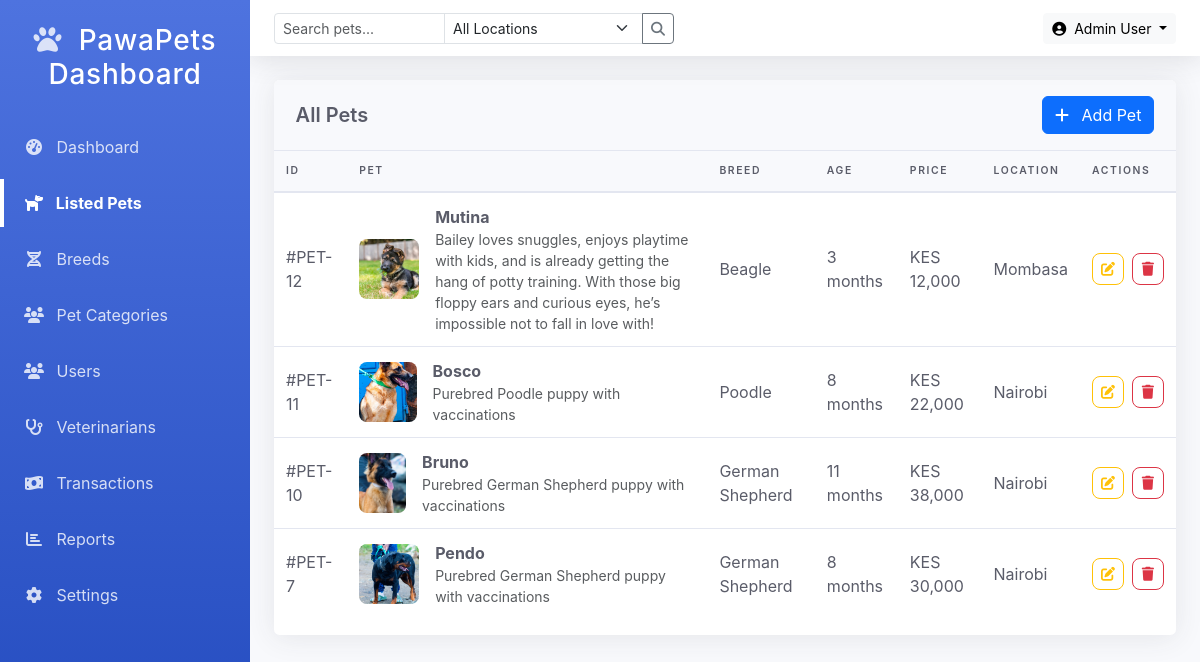
/Admin/listed-pets.php (signed in), run on an earlier commit of the app's database.
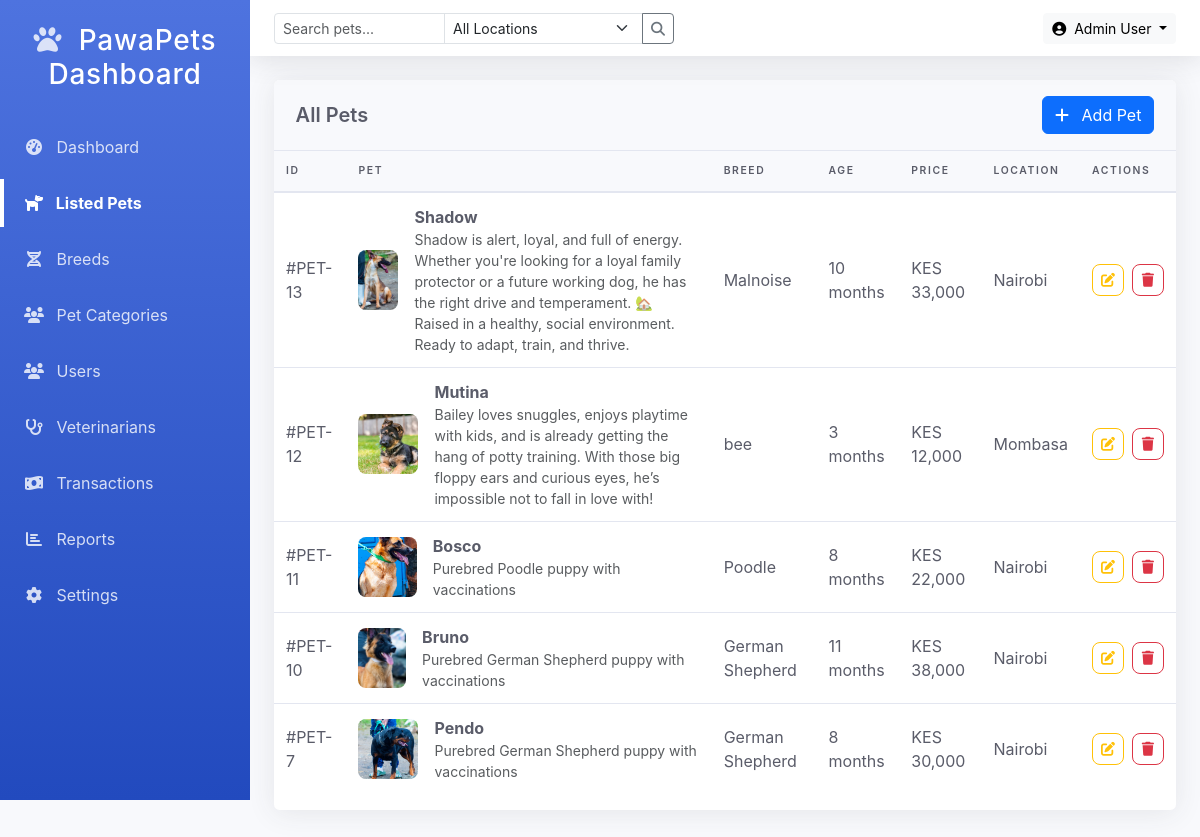
And on a later commit of the database.
### tables this page shows
CREATE TABLE `puppy_listing` (
  `puppy_id` int(11) NOT NULL,
  `category_id` int(11) NOT NULL,
  `breed_id` int(11) NOT NULL,
  `puppy_name` varchar(100) NOT NULL,
  `puppy_age` int(11) NOT NULL,
  `puppy_location` varchar(100) NOT NULL,
  `price` decimal(10,2) NOT NULL,
  `puppy_desc` varchar(255) NOT NULL,
  `created_at` timestamp NOT NULL DEFAULT current_timestamp()
);

CREATE TABLE `puppy_breed` (
  `breed_id` int(11) NOT NULL,
  `breed_name` varchar(100) NOT NULL
);

### Admin/functions/functions.php (called while the page is built, shortened)
<?php
function searchPets($search_query = null, $age = null, $location = null) {
    global $con;
    $query = "
        SELECT p.*, b.breed_name,
               GROUP_CONCAT(i.image_url) AS images
        FROM puppy_listing p
        LEFT JOIN puppy_breed b ON p.breed_id = b.breed_id
        LEFT JOIN pet_images i ON p.puppy_id = i.puppy_id
        WHERE 1=1";
    $query .= " GROUP BY p.puppy_id ORDER BY p.puppy_id DESC";
    $stmt = $con->prepare($query);
    $stmt->execute();
    return $stmt->get_result();
}
?>

### Admin/listed-pets.php (the view, shortened to what this page needs)
<?php
include('../Includes/conn.php');
include('functions/functions.php');
$search = $_GET['search'] ?? null;
$location = $_GET['location'] ?? null;
$age = $_GET['age'] ?? null;
$pets = searchPets($search, $age, $location);
?>
<!DOCTYPE html>
<html lang="en">
<head>
    <link href="https://cdn.jsdelivr.net/npm/bootstrap@5.3.0/dist/css/bootstrap.min.css" rel="stylesheet">
    <link rel="stylesheet" href="https://cdnjs.cloudflare.com/ajax/libs/font-awesome/6.4.0/css/all.min.css">
</head>
<body>
    <div class="admin-container">
        <aside class="admin-sidebar">
            <div class="sidebar-brand">
                <h3><i class="fas fa-paw me-2"></i> PawaPets Dashboard</h3>
            </div>
            <ul class="sidebar-menu">
                <li><a href="dashboard.php"><i class="fas fa-tachometer-alt me-2"></i> Dashboard</a></li>
                <li class="active"><a href="listed-pets.php"><i class="fas fa-dog me-2"></i> Listed Pets</a></li>
                <li><a href="breeds.php"><i class="fas fa-dna me-2"></i> Breeds</a></li>
                <li><a href="listed-categories.php"><i class="fas fa-users me-2"></i> Pet Categories</a></li>
                <li><a href="users.html"><i class="fas fa-users me-2"></i> Users</a></li>
                <li><a href="vets.html"><i class="fas fa-stethoscope me-2"></i> Veterinarians</a></li>
                <li><a href="transactions.html"><i class="fas fa-money-bill-wave me-2"></i> Transactions</a></li>
                <li><a href="reports.html"><i class="fas fa-chart-bar me-2"></i> Reports</a></li>
                <li><a href="settings.php"><i class="fas fa-cog me-2"></i> Settings</a></li>
            </ul>
        </aside>
        <header class="admin-header">
            <div class="admin-search">
                <form method="GET" class="input-group">
                    <input type="text" class="form-control form-control-sm"
                        name="search" placeholder="Search pets..."
                        value="<?= $_GET['search'] ?? '' ?>">
                    <select class="form-select form-select-sm" name="location">
                        <option value="">All Locations</option>
                    </select>
                    <button type="submit" class="btn btn-sm btn-outline-secondary">
                        <i class="fas fa-search"></i>
                    </button>
                </form>
            </div>
            <div class="admin-actions">
                <div class="dropdown">
                    <button class="btn btn-sm btn-light dropdown-toggle" data-bs-toggle="dropdown">
                        <i class="fas fa-user-circle me-1"></i> Admin User
                    </button>
                </div>
            </div>
        </header>
        <main class="admin-main">
            <div class="admin-card">
                <div class="card-header">
                    <h5 class="mb-0">All Pets</h5>
                    <button class="btn btn-primary" data-bs-toggle="modal" data-bs-target="#addPetModal">
                        <i class="fas fa-plus me-2"></i> Add Pet
                    </button>
                </div>
                <div class="table-responsive">
                    <table class="admin-table">
                        <thead>
                            <tr>
                                <th>ID</th>
                                <th>Pet</th>
                                <th>Breed</th>
                                <th>Age</th>
                                <th>Price</th>
                                <th>Location</th>
                                <th>Actions</th>
                            </tr>
                        </thead>
                        <tbody>
                            <?php while($pet = $pets->fetch_assoc()):
                                $images = explode(',', $pet['images']);
                            ?>
                            <tr>
                                <td>#PET-<?= $pet['puppy_id'] ?></td>
                                <td>
                                    <div class="d-flex align-items-center">
                                        <?php if(!empty($images[0])): ?>
                                            <img src="<?= $images[0] ?>" class="pet-image-thumb me-3">
                                        <?php endif; ?>
                                        <div>
                                            <strong><?= htmlspecialchars($pet['puppy_name']) ?></strong>
                                            <div class="text-muted small"><?= $pet['puppy_desc'] ?></div>
                                        </div>
                                    </div>
                                </td>
                                <td><?= $pet['breed_name'] ?></td>
                                <td><?= $pet['puppy_age'] ?> months</td>
                                <td>KES <?= number_format($pet['price']) ?></td>
                                <td><?= $pet['puppy_location'] ?></td>
                                <td>
                                <div class="d-flex gap-2">
        <button class="btn btn-sm btn-outline-warning action-btn edit-btn"
                data-bs-toggle="modal" data-bs-target="#editPetModal"
                data-pet-id="<?= $pet['puppy_id'] ?>"
                data-pet-name="<?= htmlspecialchars($pet['puppy_name']) ?>"
                data-category-id="<?= $pet['category_id'] ?>"
                data-breed-id="<?= $pet['breed_id'] ?>"
                data-age="<?= $pet['puppy_age'] ?>"
                data-price="<?= $pet['price'] ?>"
                data-location="<?= htmlspecialchars($pet['puppy_location']) ?>"
                data-description="<?= htmlspecialchars($pet['puppy_desc']) ?>">
            <i class="fas fa-edit"></i>
        </button>
        <button class="btn btn-sm btn-outline-danger action-btn delete-btn"
                data-bs-toggle="modal" data-bs-target="#deleteModal"
                data-pet-id="<?= $pet['puppy_id'] ?>">
            <i class="fas fa-trash"></i>
        </button>
    </div>
                                </td>
                            </tr>
                            <?php endwhile; ?>
                        </tbody>
                    </table>
                </div>
            </div>
        </main>
    </div>
</body>
</html>

### Admin/listed-pets.php (style rules this page uses)
:root { --primary-color: #4e73df; --primary-hover: #2e59d9; --secondary-color: #858796; --success-color: #1cc88a; --info-color: #36b9cc; --warning-color: #f6c23e; --danger-color: #e74a3b; --light-color: #f8f9fc; --dark-color: #5a5c69; }
body { font-family: 'Nunito', -apple-system, BlinkMacSystemFont, 'Segoe UI', Roboto, 'Helvetica Neue', Arial, sans-serif; background-color: #f8f9fc; overflow-x: hidden; }
.admin-container { display: flex; min-height: 100vh; }
.admin-sidebar { width: 250px; background: linear-gradient(180deg, var(--primary-color) 0%, #224abe 100%); color: white; transition: all 0.3s; position: fixed; height: 100vh; z-index: 1000; }
.sidebar-brand { padding: 1.5rem 1rem; font-weight: 800; font-size: 1.2rem; text-align: center; letter-spacing: 0.05rem; z-index: 1; }
.sidebar-brand i { color: rgba(255, 255, 255, 0.8); }
.sidebar-menu { padding: 0; list-style: none; }
.sidebar-menu li { position: relative; margin-bottom: 0.5rem; }
.sidebar-menu li a { display: block; padding: 0.75rem 1.5rem; color: rgba(255, 255, 255, 0.8); text-decoration: none; transition: all 0.3s; }
.sidebar-menu li a i { width: 20px; text-align: center; }
.sidebar-menu li.active a { color: white; font-weight: 700; }
.sidebar-menu li.active::before { content: ""; position: absolute; left: 0; top: 0; height: 100%; width: 4px; background-color: white; }
.admin-header { height: 56px; background-color: white; box-shadow: 0 0.15rem 1.75rem 0 rgba(58, 59, 69, 0.15); padding: 0 1.5rem; display: flex; align-items: center; justify-content: space-between; position: fixed; top: 0; right: 0; left: 250px; z-index: 999; }
.admin-search { flex-grow: 1; max-width: 400px; }
.admin-main { flex: 1; padding: 1.5rem; margin-top: 56px; margin-left: 250px; min-height: calc(100vh - 56px); }
.admin-card { background-color: white; border-radius: 0.35rem; box-shadow: 0 0.15rem 1.75rem 0 rgba(58, 59, 69, 0.1); margin-bottom: 1.5rem; }
.card-header { padding: 1rem 1.35rem; background-color: #f8f9fc; border-bottom: 1px solid #e3e6f0; display: flex; align-items: center; justify-content: space-between; border-radius: 0.35rem 0.35rem 0 0 !important; }
.card-header h5 { margin: 0; font-weight: 600; color: var(--dark-color); }
.admin-table { width: 100%; margin-bottom: 1rem; color: var(--dark-color); }
.admin-table thead th { vertical-align: bottom; border-bottom: 2px solid #e3e6f0; padding: 0.75rem; background-color: #f8f9fc; font-weight: 600; text-transform: uppercase; font-size: 0.65rem; letter-spacing: 0.1rem; }
.admin-table tbody td { padding: 0.75rem; vertical-align: middle; border-top: 1px solid #e3e6f0; }
.pet-image-thumb { width: 60px; height: 60px; object-fit: cover; border-radius: 8px; }
.action-btn { width: 32px; height: 32px; display: inline-flex; align-items: center; justify-content: center; border-radius: 8px; }

What changed in the data, as far as the page shows it:
added puppy_listing: puppy_id "13", shows a picture, puppy_name "Shadow", puppy_desc "Shadow is alert, loyal, and full of energy. Whether you're looking for a loyal family protector or a future working dog, he has the right drive and temperament. 🏡 Raised in a healthy, social environment. Ready to adapt, train, and thrive.", breed.breed_name "Malnoise", puppy_age "10", price "33,000", puppy_location "Nairobi"
changed through a linked row, puppy_listing "Mutina": breed.breed_name "Beagle" → "bee"
